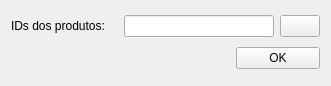
<?xml version="1.0" encoding="UTF-8"?>
<ui version="4.0">
 <class>Form</class>
 <widget class="QWidget" name="Form">
  <property name="geometry">
   <rect>
    <x>0</x>
    <y>0</y>
    <width>331</width>
    <height>86</height>
   </rect>
  </property>
  <property name="windowTitle">
   <string>Form</string>
  </property>
  <layout class="QGridLayout" name="gridLayout">
   <item row="0" column="0">
    <widget class="QLabel" name="label">
     <property name="text">
      <string>IDs dos produtos:</string>
     </property>
    </widget>
   </item>
   <item row="0" column="1" colspan="2">
    <layout class="QHBoxLayout" name="horizontalLayout">
     <item>
      <widget class="QLineEdit" name="productsIdLe"/>
     </item>
     <item>
      <widget class="QPushButton" name="extractFieldBtn">
       <property name="text">
        <string/>
       </property>
      </widget>
     </item>
    </layout>
   </item>
   <item row="1" column="0" colspan="2">
    <spacer name="horizontalSpacer">
     <property name="orientation">
      <enum>Qt::Horizontal</enum>
     </property>
     <property name="sizeHint" stdset="0">
      <size>
       <width>219</width>
       <height>20</height>
      </size>
     </property>
    </spacer>
   </item>
   <item row="1" column="2">
    <widget class="QPushButton" name="okBtn">
     <property name="text">
      <string>OK</string>
     </property>
    </widget>
   </item>
  </layout>
 </widget>
 <resources/>
 <connections/>
</ui>
